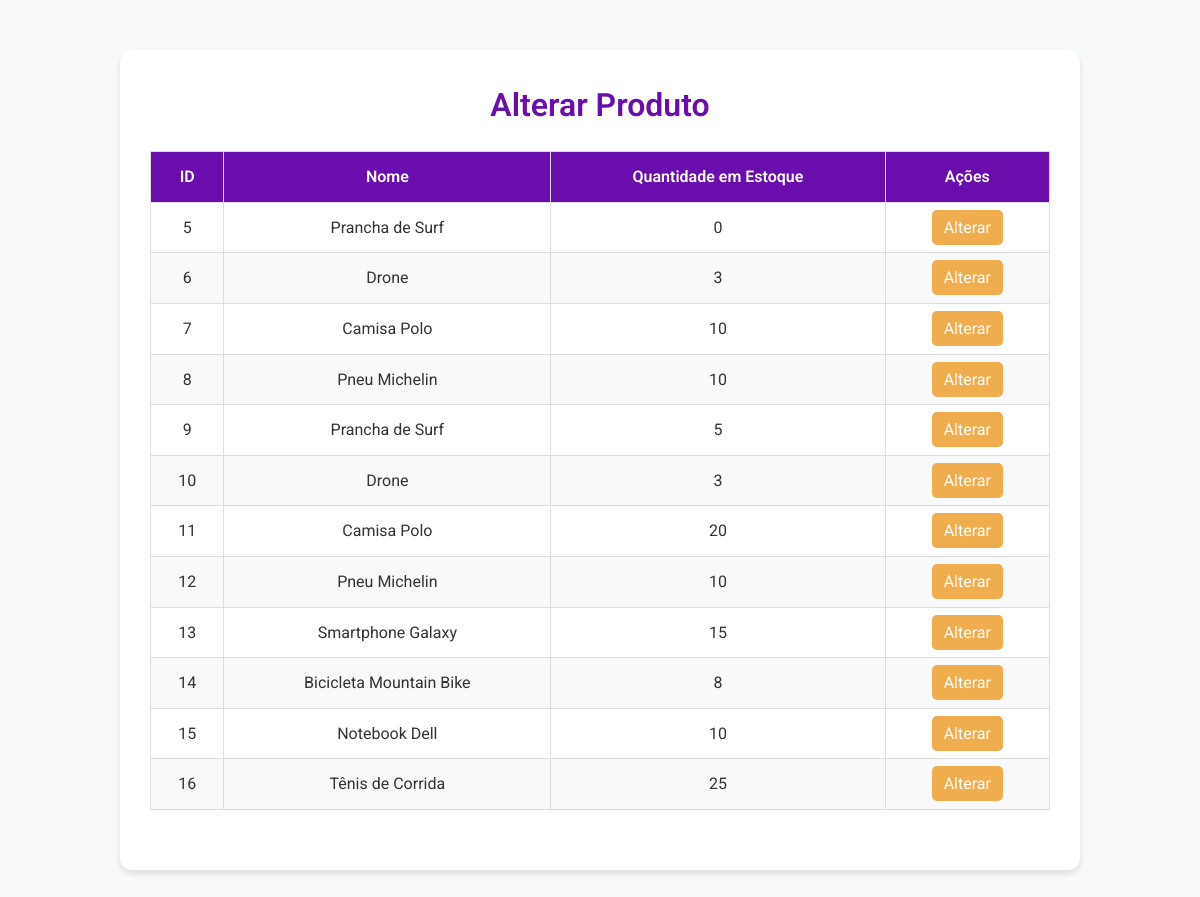
Screenshot of /produtos/alteracao_produto.php with the database file from the repository.
### tables this page shows
CREATE TABLE `produto` (
  `id` int(11) NOT NULL,
  `nome` varchar(255) NOT NULL,
  `qtde_estoque` int(11) NOT NULL,
  `preco` decimal(10,2) NOT NULL,
  `unidade_medida` varchar(45) NOT NULL,
  `promocao` char(1) DEFAULT 'N'
);

### produtos/alteracao_produto.php (the view, shortened to what this page needs)
<?php
include('../config/conexao.php');
$sql_produtos = "SELECT * FROM produto";
$result_produtos = mysqli_query($conn, $sql_produtos);
?>
<!DOCTYPE html>
<html lang="pt-BR">
<head>
    <link href="../config/style.css" rel="stylesheet">
<body>
<div class="container">
    <h1>Alterar Produto</h1>
    <table>
        <thead>
            <tr>
                <th>ID</th>
                <th>Nome</th>
                <th>Quantidade em Estoque</th>
                <th>Ações</th>
            </tr>
        </thead>
        <tbody>
            <?php while ($produto_db = mysqli_fetch_assoc($result_produtos)): ?>
                <tr>
                    <td><?= $produto_db['id'] ?></td>
                    <td><?= $produto_db['nome'] ?></td>
                    <td><?= $produto_db['qtde_estoque'] ?></td>
                    <td>
                        <a href="alteracao_produto.php?id=<?= $produto_db['id'] ?>" class="btn btn-warning btn-sm">Alterar</a>
                    </td>
                </tr>
            <?php endwhile; ?>
        </tbody>
    </table>
</div>
</body>
</html>

### config/style.css (style rules this page uses)
* { margin: 0; padding: 0; box-sizing: border-box; }
body { font-family: 'Roboto', sans-serif; background-color: #f8f9fa; color: #333; line-height: 1.6; margin: 0; padding: 0; }
.container { width: 80%; max-width: 960px; margin: 50px auto; padding: 30px; background-color: #fff; border-radius: 12px; box-shadow: 0 4px 6px rgba(0, 0, 0, 0.1); }
h1 { font-size: 32px; font-weight: 600; color: #6a0dad; margin-bottom: 20px; text-align: center; }
table { width: 100%; border-collapse: collapse; margin-bottom: 30px; }
table th, table td { padding: 12px; text-align: center; border: 1px solid #ddd; }
table th { background-color: #6a0dad; color: white; font-weight: 600; }
table tbody tr:nth-child(even) { background-color: #f8f9fa; }
.btn-warning { background-color: #f0ad4e; color: white; padding: 8px 12px; border-radius: 5px; text-decoration: none; }

### rows the page displays
produto: id "5", nome "Prancha de Surf", qtde_estoque "0"
produto: id "6", nome "Drone", qtde_estoque "3"
produto: id "7", nome "Camisa Polo", qtde_estoque "10"
produto: id "8", nome "Pneu Michelin", qtde_estoque "10"
produto: id "9", nome "Prancha de Surf", qtde_estoque "5"
produto: id "10", nome "Drone", qtde_estoque "3"
produto: id "11", nome "Camisa Polo", qtde_estoque "20"
produto: id "12", nome "Pneu Michelin", qtde_estoque "10"
produto: id "13", nome "Smartphone Galaxy", qtde_estoque "15"
produto: id "14", nome "Bicicleta Mountain Bike", qtde_estoque "8"
produto: id "15", nome "Notebook Dell", qtde_estoque "10"
produto: id "16", nome "Tênis de Corrida", qtde_estoque "25"
